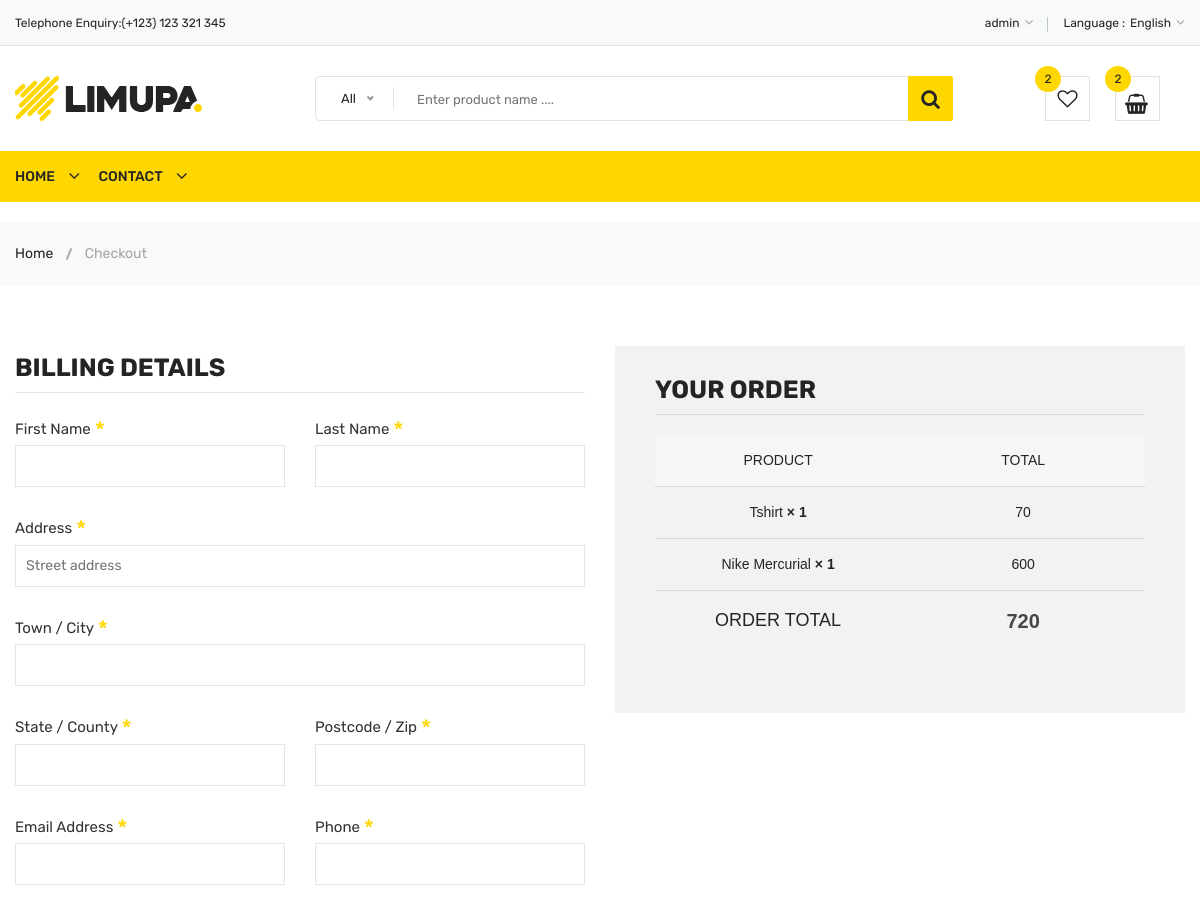
The app's page /checkout (signed in, upper part), older data.
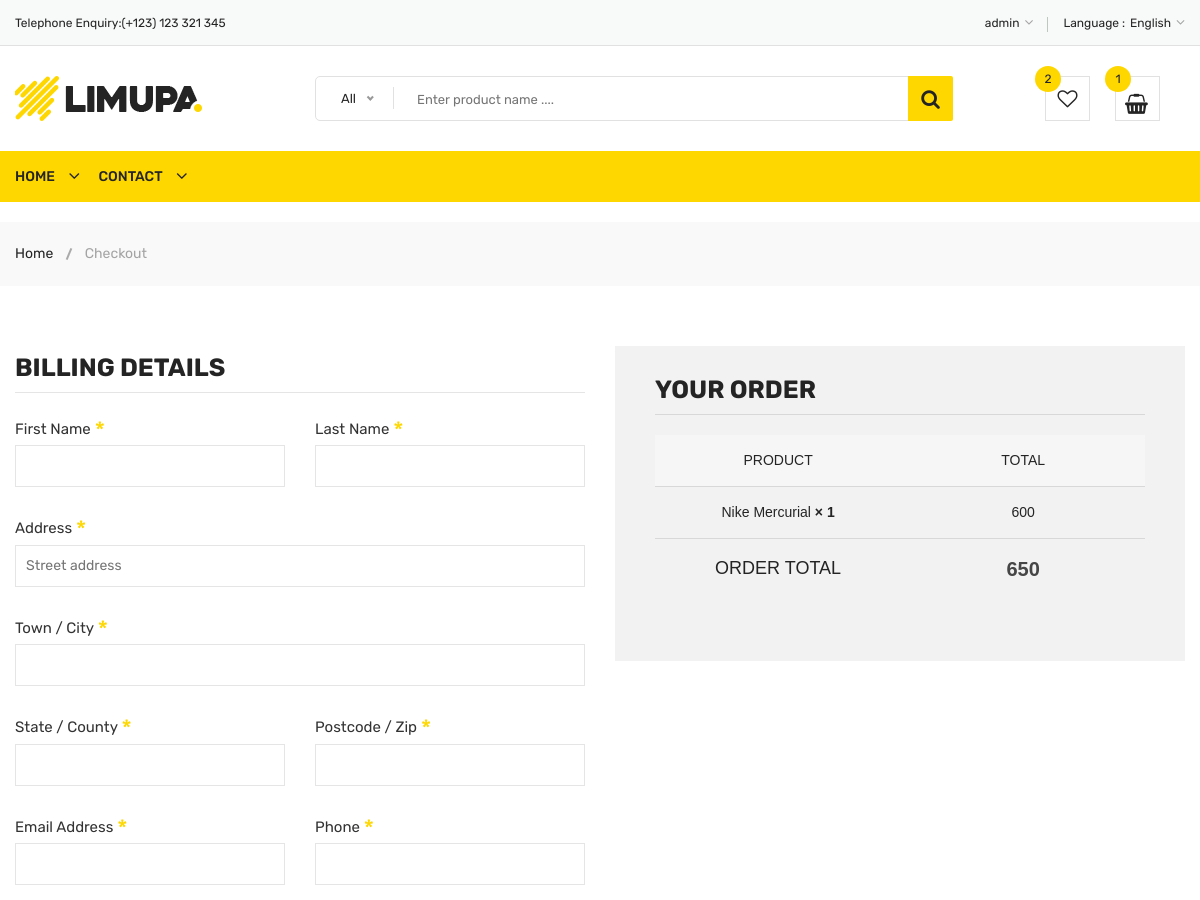
The same page, newer data.
### home/models.py (models this page shows, shortened)
class Cart(models.Model):
    username = models.CharField(max_length=200)
    slug = models.TextField()
    quantity = models.IntegerField(default=1)
    total = models.IntegerField()
    checkout = models.BooleanField(default=False)
    items = models.ForeignKey(Product,on_delete=models.CASCADE)

class Product(models.Model):
    name = models.CharField(max_length=200)
    price = models.IntegerField()
    discounted_price = models.IntegerField(default=0)
    image = models.ImageField(upload_to='media')
    category = models.ForeignKey(Category,on_delete=models.CASCADE)
    subcategory = models.ForeignKey(SubCategory,on_delete=models.CASCADE)
    description = models.TextField(blank=True)
    specification = RichTextField()
    slug = models.TextField(unique=True)
    stock = models.CharField(max_length=100,choices=STOCK)
    label = models.CharField(max_length=100,choices=LABELS,blank=True)

### home/views.py (the view)
# urls.py: path('checkout', CheckoutView.as_view(),name='checkout'),
class CheckoutView(BaseView):
    def get(self,request):
        self.views['cart_counts'] = count_cart(request)
        self.views['wish_counts'] = count_wish(request)
        grand_total = 0
        username = request.user.username
        self.views['my_check'] = Cart.objects.filter(username= username,checkout = False)
        for i in self.views['my_check']:
            grand_total = grand_total + i.total
        self.views['all_total'] = grand_total + 100
        return render(request, 'checkout.html', self.views)

### home/views.py (called while the page is built)
def count_cart(request):
    username = request.user.username
    cart_count = Cart.objects.filter(username = username, checkout = False).count()
    return cart_count

def count_wish(request):
    username = request.user.username
    wish_count = Wish.objects.filter(username=username).count()
    return wish_count

### templates/checkout.html (shortened to what the changed rows need)
{% extends 'base.html' %}
{% load static %}
{% block content %}
            <div class="checkout-area pt-60 pb-30">
                <div class="container">
                    <div class="row">
                        <div class="col-lg-6 col-12">
                            <div class="your-order">
                                <div class="your-order-table table-responsive">
                                    <table class="table">
                                        <thead>
                                            <tr>
                                                <th class="cart-product-name">Product</th>
                                                <th class="cart-product-total">Total</th>
                                            </tr>
                                        </thead>
                                        <tbody>
                                            {% for check in my_check %}
                                            <tr class="cart_item">
                                              <td class="cart-product-name">{{check.items.name}}<strong class="product-quantity"> × {{check.quantity}}</strong></td>
                                              <td class="cart-product-total"><span class="amount">{{check.total}}</span></td>
                                            </tr>
                                        {% endfor %}
                                        </tbody>
                                        <tfoot>
                                            <tr class="order-total">
                                                <th>Order Total</th>
                                                <td><strong><span class="amount">{{grand_total}}</span></strong></td>
                                            </tr>
                                        </tfoot>
                                    </table>
                                </div>
                            </div>
                        </div>
                    </div>
                </div>
            </div>
   {% endblock %}

### templates/base.html (shortened to what the changed rows need)
<!doctype html>
{% load static %}
<html class="no-js" lang="zxx">
<head>
        <link rel="stylesheet" href="{% static 'css/material-design-iconic-font.min.css' %}">
        <link rel="stylesheet" href="{% static 'css/font-awesome.min.css' %}">
        <link rel="stylesheet" href="{% static 'css/fontawesome-stars.css' %}">
        <link rel="stylesheet" href="{% static 'css/meanmenu.css' %}">
        <link rel="stylesheet" href="{% static 'css/owl.carousel.min.css' %}">
        <link rel="stylesheet" href="{% static 'css/slick.css' %}">
        <link rel="stylesheet" href="{% static 'css/animate.css' %}">
        <link rel="stylesheet" href="{% static 'css/jquery-ui.min.css' %}">
        <link rel="stylesheet" href="{% static 'css/venobox.css' %}">
        <link rel="stylesheet" href="{% static 'css/nice-select.css' %}">
        <link rel="stylesheet" href="{% static 'css/magnific-popup.css' %}">
        <link rel="stylesheet" href="{% static 'css/bootstrap.min.css' %}">
        <link rel="stylesheet" href="{% static 'css/helper.css' %}">
        <link rel="stylesheet" href="{% static 'style.css' %}">
        <link rel="stylesheet" href="{% static 'css/responsive.css' %}">
    </head>
    <body>
        <div class="body-wrapper">
            <header>
                <div class="header-middle pl-sm-0 pr-sm-0 pl-xs-0 pr-xs-0">
                    <div class="container">
                        <div class="row">
                            <div class="col-lg-9">
                                <div class="header-middle-right">
                                    <ul class="hm-menu">
                                        <li class="hm-wishlist">
                                            <a href="/my_cart">
                                                {% if user.is_authenticated %}
                                                <span class="cart-item-count wishlist-item-count">{{cart_counts}}</span>
                                                {% else %}
                                                <span class="cart-item-count wishlist-item-count">0</span>
                                                {% endif %}
                                            </a>
                                        </li>
                                    </ul>
                                </div>
                            </div>
                        </div>
                    </div>
                </div>
            </header>
{% block content %}
            {% endblock %}
        </div>
    </body>
</html>

Row changes from the older to the newer data that the page shows:
removed Cart: items.name "Tshirt", quantity "1", total "70"
Text that changed along with them:
{{ cart_counts }}: "2" → "1"
{{ grand_total }}: "720" → "650"
